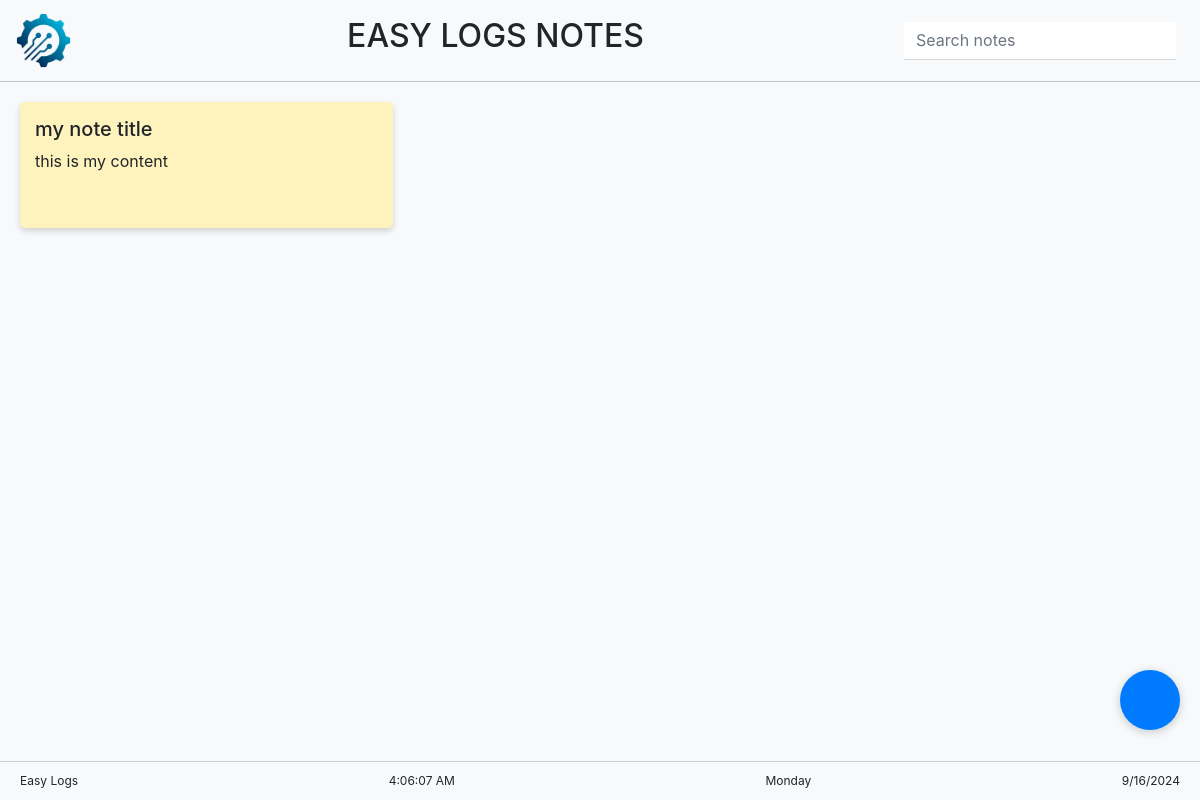
/create_notes/, run on an earlier commit of the app's database.
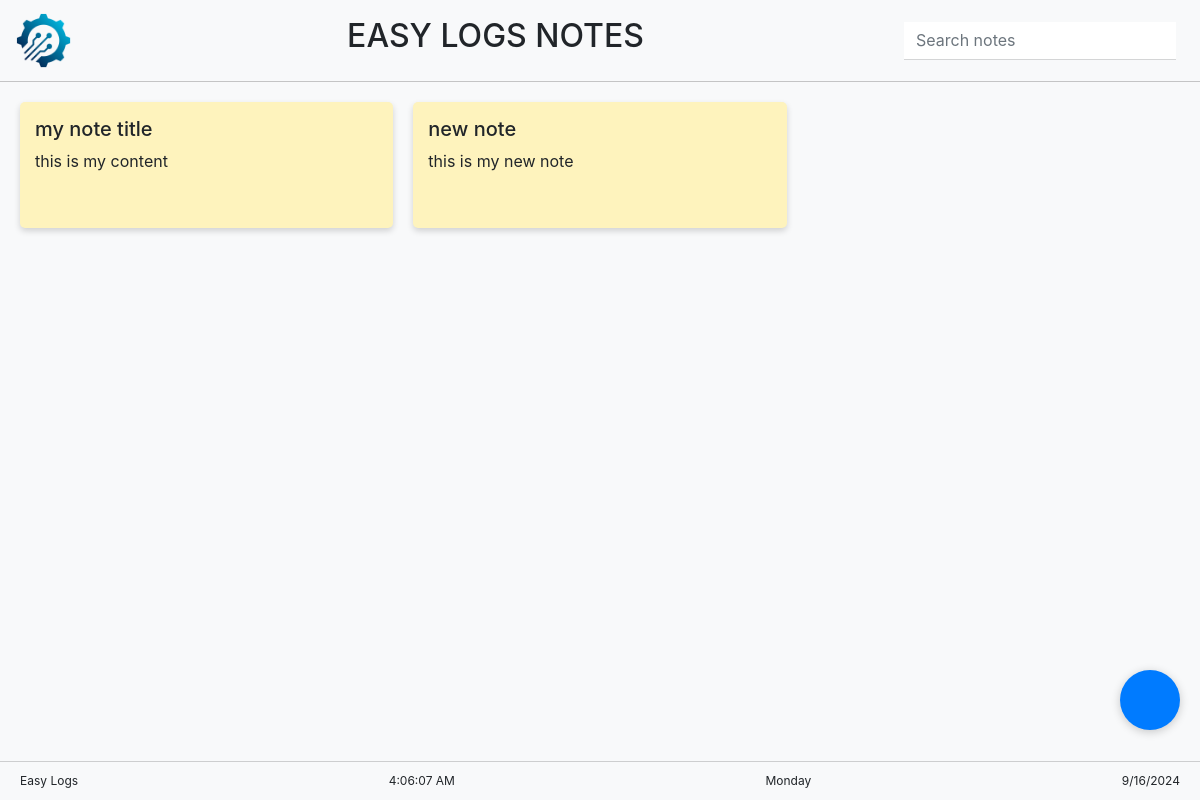
And on a later commit of the database.
### database/models.py (models this page shows)
class Crm_Notes (models.Model):
    note_title = models.CharField(max_length=50)
    note_content = models.CharField(max_length=50)

### database/views.py (the view, shortened to what this page needs)
# urls.py: path('create_notes/', views.create_notes, name='create_notes'),
def create_notes(request):
    notes = Crm_Notes.objects.all()
    return render(request, "crm/Notes.html" , {'notes' : notes,})

### Templates/crm/Notes.html (shortened to what this page needs)
{% load static %}
<!DOCTYPE html>
<html lang="en">
<head>
  <link rel="stylesheet" href="https://cdn.jsdelivr.net/npm/bootstrap@4.5.2/dist/css/bootstrap.min.css">
  <link href="https://cdn.jsdelivr.net/npm/remixicon@3.5.0/fonts/remixicon.css" rel="stylesheet">
  <link rel="stylesheet" href="https://cdnjs.cloudflare.com/ajax/libs/animate.css/4.1.1/animate.min.css">
</head>
<body>
  <div class="content-wrapper">
    <nav class="navbar navbar-light bg-light">
      <a class="navbar-brand" href="/admin_dashboard">
        <img src="/static/images/Logo.png" alt="" id="nav-logo">
      </a>
      <h2 class="mx-auto"> EASY LOGS NOTES</h2>
      <form class="form-inline my-2 my-lg-0">
        <input class="form-control mr-sm-2 shadow-none" type="search" placeholder="Search notes" aria-label="Search" id="searchInput">
      </form>
    </nav>
    <div class="notes-container" id="notesContainer">
      {% for data in notes %}
      <div class="note">
        <h5> {{data.note_title}}</h5>
        <p>{{data.note_content}}</p>
        <div class="note-icons">
          <a id="delete" href="{% url "delete_note" data.id %}"></a>
        </div>
      </div>
      {% endfor %}
    </div>
    <a href="#" class="add-note-btn" id="addNoteBtn" data-toggle="modal" data-target="#addNoteModal">
    </a>
  </div>
  <footer class="footer">
    <div class="d-flex justify-content-between align-items-center">
      <span> Easy Logs</span>
      <span id="currentTime"></span>
      <span id="currentDay"></span>
      <span id="currentDate"></span>
    </div>
  </footer>
</body>
</html>

What changed in the data, as far as the page shows it:
added Crm_Notes: note_title "new note", note_content "this is my new note"
